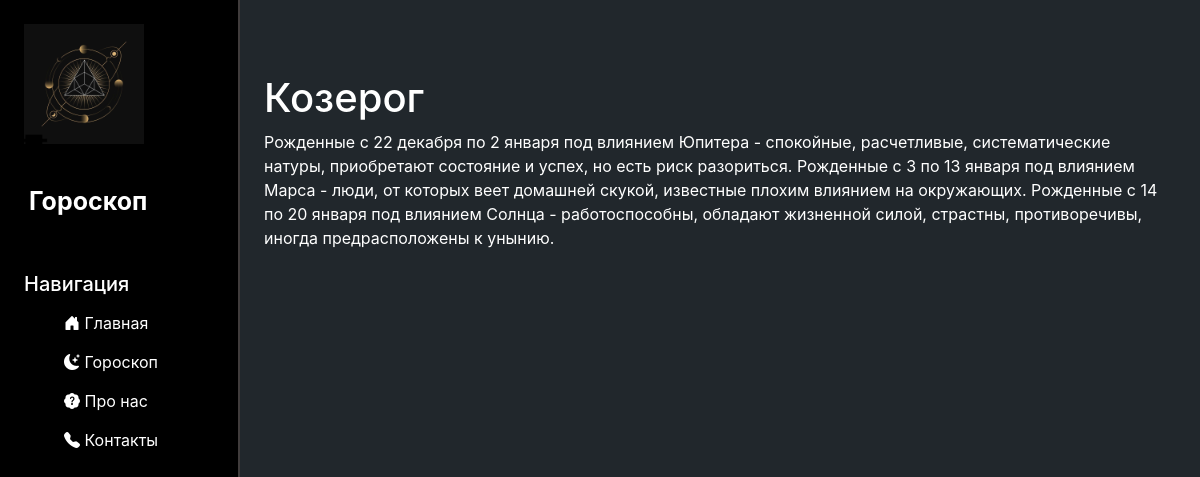
Before: /zodiac/capricornus with the older database file.
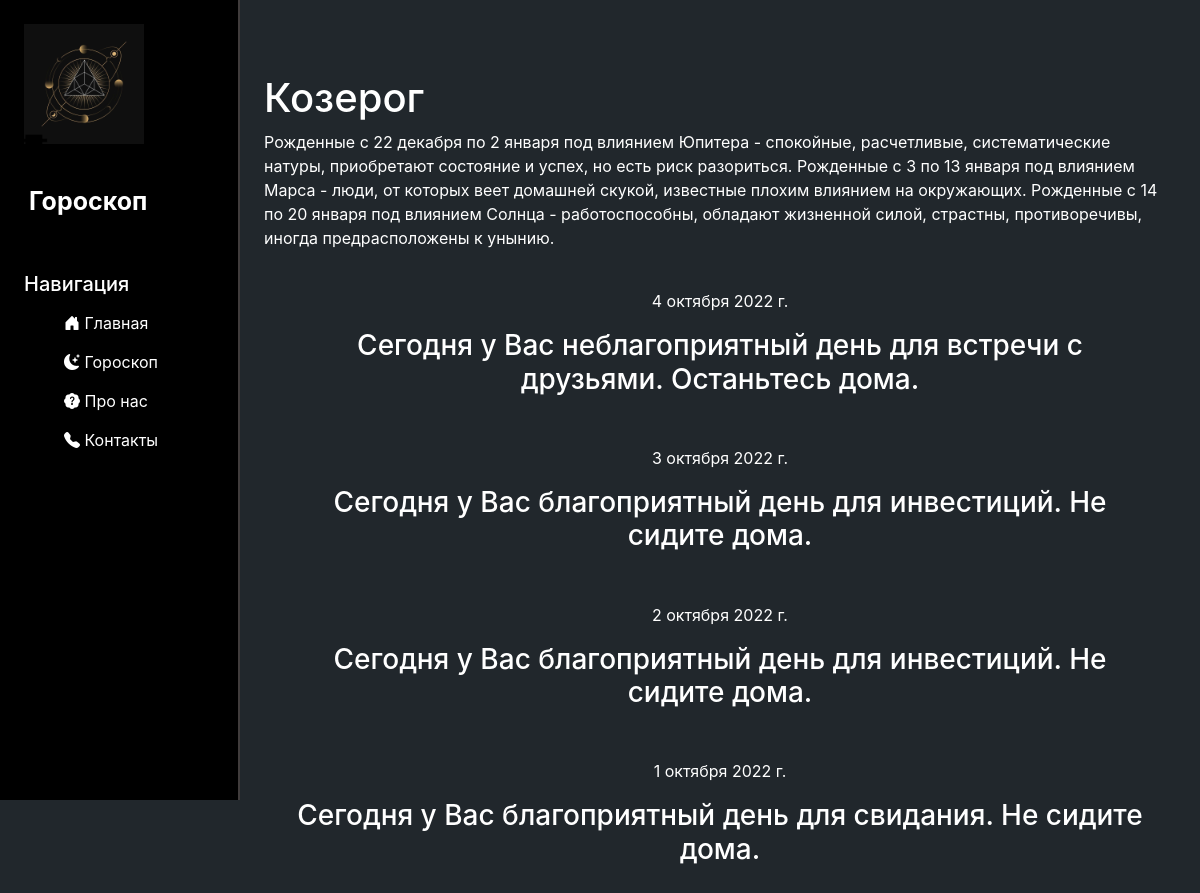
After: the same page with the newer database file.
### zodiac/models.py (models this page shows, shortened)
class Horoscope(models.Model):
    sign = models.CharField('Знак зодиака', max_length=20)
    horoscope_text = models.TextField('Гороскоп')
    date = models.DateField('Дата', max_length=15)
    class Meta:
        verbose_name = 'Гороскопы'
        verbose_name_plural = 'Гороскоп'

### zodiac/views.py (the view)
# urls.py: path('capricornus', views.capricornus, name='capricornus'),
def capricornus(request):
    prediction = Horoscope.objects.all().order_by('-date')
    return render(request, 'zodiac/capricornus.html', {'prediction': prediction})

### zodiac/templates/zodiac/capricornus.html (shortened to what this page needs)
{% extends 'main/base.html' %}
{% load static %}
{% block content %}
<div class="zodiacs">
    <h1>Козерог</h1>
    <body>
        <p>
            Рожденные с 22 декабря по 2 января под влиянием Юпитера - спокойные, расчетливые, систематические натуры,
            приобретают состояние и успех, но есть риск разориться. Рожденные с 3 по 13 января под влиянием
            Марса - люди, от которых веет домашней скукой, известные плохим влиянием на окружающих. Рожденные с 14 по
            20 января под влиянием Солнца - работоспособны, обладают жизненной силой, страстны, противоречивы, иногда
            предрасположены к унынию.
        </p>
        {% for i in prediction %}
            {% if i.sign == 'Козерог' %}
                <div class="prediction">
                    <p>{{ i.date }}</p>
                    <h3>{{ i.horoscope_text }}</h3>
                </div>
            {% endif %}
        {% endfor %}
    </body>
</div>
{% endblock %}

Changed rows visible on the page:
added Horoscope: date "4 октября 2022 г.", horoscope_text "Сегодня у Вас неблагоприятный день для встречи с друзьями. Останьтесь дома."
added Horoscope: date "3 октября 2022 г.", horoscope_text "Сегодня у Вас благоприятный день для инвестиций. Не сидите дома."
added Horoscope: date "2 октября 2022 г.", horoscope_text "Сегодня у Вас благоприятный день для инвестиций. Не сидите дома."
added Horoscope: date "1 октября 2022 г.", horoscope_text "Сегодня у Вас благоприятный день для свидания. Не сидите дома."
